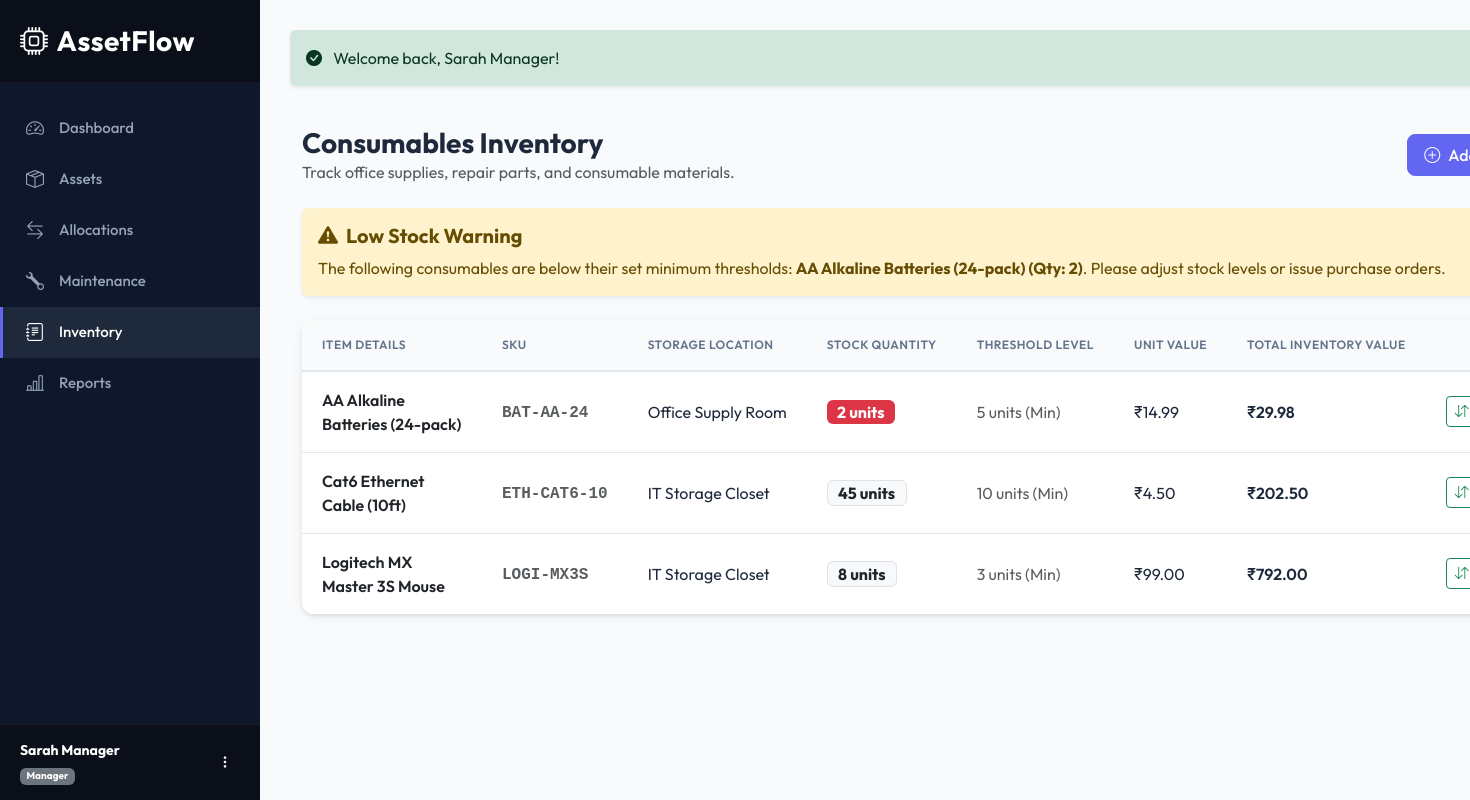
Page /inventory (signed in) on the committed database.
### tables this page shows
CREATE TABLE `inventory` (
  `id` INT AUTO_INCREMENT PRIMARY KEY,
  `name` VARCHAR(150) NOT NULL,
  `sku` VARCHAR(100) NOT NULL UNIQUE,
  `quantity` INT NOT NULL DEFAULT 0,
  `min_threshold` INT NOT NULL DEFAULT 5,
  `unit_price` DECIMAL(12,2) NOT NULL DEFAULT 0.00,
  `location` VARCHAR(150) NOT NULL,
  `created_at` TIMESTAMP DEFAULT CURRENT_TIMESTAMP,
  `updated_at` TIMESTAMP DEFAULT CURRENT_TIMESTAMP ON UPDATE CURRENT_TIMESTAMP
);

### app/core/Controller.php (called while the page is built, shortened)
<?php
abstract class Controller {
    protected function view($view, $data = []) {
        View::render($view, $data);
    }
}

### app/controllers/InventoryController.php (called while the page is built, shortened)
<?php
class InventoryController extends Controller {
    private $invModel;
    public function __construct() {
        $this->invModel = new Inventory();
    }
    public function index() {
        $items = $this->invModel->getAll();
        $this->view('inventory/index', [
            'title' => 'Consumables Inventory',
            'items' => $items
        ]);
    }
}

### public/index.php (called while the page is built, shortened)
<?php
require_once __DIR__ . '/../config/database.php';
require_once __DIR__ . '/../config/session.php';
require_once __DIR__ . '/../config/autoload.php';
if (file_exists(__DIR__ . '/../vendor/autoload.php')) {
    require_once __DIR__ . '/../vendor/autoload.php';
}
$router = new Router();
$router->add('auth/login',           'AuthController@login');
$router->add('auth/register',        'AuthController@register');
$router->add('auth/logout',          'AuthController@logout');
$router->add('auth/forgot-password', 'AuthController@forgotPassword');
$router->add('auth/reset-password',  'AuthController@resetPassword');
$router->add('dashboard',            'DashboardController@index');
$router->add('assets',               'AssetController@index');
$router->add('assets/create',        'AssetController@create');
$router->add('assets/edit',          'AssetController@edit');
$router->add('assets/view',          'AssetController@show');
$router->add('assets/delete',        'AssetController@delete');
$router->add('allocations',          'AllocationController@index');
$router->add('allocations/create',   'AllocationController@create');
$router->add('allocations/return',   'AllocationController@return');
$router->add('maintenance',          'MaintenanceController@index');
$router->add('maintenance/create',   'MaintenanceController@create');
$router->add('maintenance/edit',     'MaintenanceController@edit');
$router->add('inventory',            'InventoryController@index');
$router->add('inventory/create',     'InventoryController@create');
$router->add('inventory/edit',       'InventoryController@edit');
$router->add('reports',              'ReportController@index');
$router->add('reports/valuation',    'ReportController@valuation');
$router->add('reports/maintenance',  'ReportController@maintenance');
$router->add('reports/utilization',  'ReportController@utilization');
$router->add('reports/export',       'ReportController@export');
$router->add('users',                'UserController@index');
$router->add('users/create',         'UserController@create');
$router->add('users/edit',           'UserController@edit');
$router->add('profile',              'UserController@profile');
$router->add('departments',          'DepartmentController@index');
$router->add('departments/create',   'DepartmentController@create');
$router->add('departments/edit',     'DepartmentController@edit');
$router->add('departments/delete',   'DepartmentController@delete');
$router->add('categories',           'CategoryController@index');
$router->add('categories/create',    'CategoryController@create');
$router->add('categories/edit',      'CategoryController@edit');
$router->add('categories/delete',    'CategoryController@delete');
$router->dispatch($_SERVER['REQUEST_URI']);

### app/core/Session.php (called while the page is built, shortened)
<?php
class Session {
    public static function get($key, $default = null) {
        return $_SESSION[$key] ?? $default;
    }
    public static function getRole() {
        return self::get('role');
    }
}

### config/autoload.php (called while the page is built, shortened)
<?php
spl_autoload_register(function ($class) {
    $prefix = 'App\\';
    $baseDir = dirname(__DIR__) . '/app/';
    $len = strlen($prefix);
    $relativeClass = substr($class, $len);
    $file = $baseDir . str_replace('\\', '/', $relativeClass) . '.php';
});

### app/core/Database.php (called while the page is built, shortened)
<?php
class Database {
    private static $instance = null;
    public static function getConnection() {
        if (self::$instance === null) {
            try {
                $dsn = "mysql:host=" . DB_HOST . ";port=" . DB_PORT . ";dbname=" . DB_NAME . ";charset=utf8mb4";
                self::$instance = new PDO($dsn, DB_USER, DB_PASS, [
                    PDO::ATTR_ERRMODE => PDO::ERRMODE_EXCEPTION,
                    PDO::ATTR_DEFAULT_FETCH_MODE => PDO::FETCH_ASSOC,
                    PDO::ATTR_EMULATE_PREPARES => false,
                ]);
            } catch (PDOException $e) {
                die("Critical System Error: Unable to establish database connection. Details: " . $e->getMessage());
            }
        }
        return self::$instance;
    }
}

### app/core/Model.php (called while the page is built, shortened)
<?php
abstract class Model {
    public function __construct() {
        $this->db = Database::getConnection();
    }
}

### app/models/Inventory.php (called while the page is built, shortened)
<?php
class Inventory extends Model {
    public function getAll() {
        $stmt = $this->db->prepare("SELECT * FROM inventory ORDER BY name ASC");
        $stmt->execute();
        return $stmt->fetchAll();
    }
}

### app/views/inventory/index.php (the view, shortened to what this page needs)
<?php
$role = Session::getRole();
?>
<div class="container-fluid py-4">
    <div class="d-flex justify-content-between align-items-center mb-4">
        <div>
            <h1 class="h3 mb-0 fw-bold">Consumables Inventory</h1>
            <p class="text-muted mb-0">Track office supplies, repair parts, and consumable materials.</p>
        </div>
        <?php if ($role === 'Admin' || $role === 'Manager'): ?>
            <a href="<?php echo BASE_URL; ?>/inventory/create" class="btn btn-primary">
                <i class="bi bi-plus-circle me-2"></i>Add Stock Item
            </a>
        <?php endif; ?>
    </div>
    <?php
    $lowStockItems = [];
    foreach ($items as $item) {
        if ($item['quantity'] < $item['min_threshold']) {
            $lowStockItems[] = $item;
        }
    }
    ?>
    <?php if (!empty($lowStockItems)): ?>
        <div class="alert alert-warning border-0 shadow-sm mb-4">
            <h5 class="alert-heading fw-bold"><i class="bi bi-exclamation-triangle-fill me-2"></i>Low Stock Warning</h5>
            <p class="mb-0">The following consumables are below their set minimum thresholds:
                <strong><?php
                    $names = array_map(function($i) { return htmlspecialchars($i['name']) . ' (Qty: ' . $i['quantity'] . ')'; }, $lowStockItems);
                    echo implode(', ', $names);
                ?></strong>. Please adjust stock levels or issue purchase orders.
            </p>
        </div>
    <?php endif; ?>
    <div class="card shadow-sm border-0">
        <div class="card-body p-0">
            <div class="table-responsive">
                <table class="table align-middle mb-0">
                    <thead>
                        <tr>
                            <th>Item Details</th>
                            <th>SKU</th>
                            <th>Storage Location</th>
                            <th>Stock Quantity</th>
                            <th>Threshold Level</th>
                            <th>Unit Value</th>
                            <th>Total Inventory Value</th>
                            <?php if ($role === 'Admin' || $role === 'Manager'): ?>
                                <th class="text-end">Actions</th>
                            <?php endif; ?>
                        </tr>
                    </thead>
                    <tbody>
                        <?php if (empty($items)): ?>
                            <tr>
                                <td colspan="8" class="text-center py-4 text-muted">No inventory items found.</td>
                            </tr>
                        <?php else: ?>
                            <?php foreach ($items as $item): ?>
                                <tr class="<?php echo ($item['quantity'] < $item['min_threshold']) ? 'table-danger-subtle' : ''; ?>">
                                    <td class="text-wrap">
                                        <span class="fw-semibold text-dark d-block"><?php echo htmlspecialchars($item['name']); ?></span>
                                    </td>
                                    <td><strong class="font-monospace text-muted"><?php echo htmlspecialchars($item['sku']); ?></strong></td>
                                    <td><?php echo htmlspecialchars($item['location']); ?></td>
                                    <td>
                                        <span class="badge <?php echo ($item['quantity'] < $item['min_threshold']) ? 'bg-danger text-white' : 'bg-light text-dark border'; ?> fs-6 px-2.5 py-1">
                                            <?php echo htmlspecialchars($item['quantity']); ?> units
                                        </span>
                                    </td>
                                    <td><span class="text-muted"><?php echo htmlspecialchars($item['min_threshold']); ?> units (Min)</span></td>
                                    <td>₹<?php echo htmlspecialchars(number_format($item['unit_price'], 2)); ?></td>
                                    <td class="fw-semibold">₹<?php echo htmlspecialchars(number_format($item['unit_price'] * $item['quantity'], 2)); ?></td>
                                    <?php if ($role === 'Admin' || $role === 'Manager'): ?>
                                        <td class="text-end">
                                            <div class="d-inline-flex align-items-center">
                                                <details class="css-dropdown me-1 d-none d-md-inline-block">
                                                    <summary class="btn btn-sm btn-outline-success py-1 px-2.5">
                                                        <i class="bi bi-arrow-down-up"></i> Adjust
                                                    </summary>
                                                </details>
                                            </div>
                                        </td>
                                    <?php endif; ?>
                                </tr>
                            <?php endforeach; ?>
                        <?php endif; ?>
                    </tbody>
                </table>
            </div>
        </div>
    </div>
</div>

### public/css/style.css (style rules this page uses)
:root { --primary-bg: #f8fafc; --sidebar-bg: #0f172a; --sidebar-hover: #1e293b; --accent-color: #6366f1; --accent-hover: #4f46e5; --card-shadow: 0 4px 20px -2px rgba(0, 0, 0, 0.05), 0 2px 5px -1px rgba(0, 0, 0, 0.03); --hover-transition: all 0.25s cubic-bezier(0.4, 0, 0.2, 1); --text-main: #1e293b; --text-muted: #64748b; --border-color: #e2e8f0; }
body { font-family: 'Outfit', -apple-system, BlinkMacSystemFont, "Segoe UI", Roboto, sans-serif; background-color: var(--primary-bg); color: var(--text-main); overflow-x: hidden; }
.card { border: none; border-radius: 12px; box-shadow: var(--card-shadow); transition: var(--hover-transition); background: #fff; }
.table-responsive { border-radius: 12px; overflow: hidden; box-shadow: var(--card-shadow); background: #fff; }
.table { margin-bottom: 0; }
.table th { background-color: #f8fafc; color: var(--text-muted); font-weight: 600; text-transform: uppercase; font-size: 12px; letter-spacing: 0.5px; padding: 16px 20px; border-bottom: 2px solid var(--border-color); }
.table td { padding: 16px 20px; vertical-align: middle; color: var(--text-main); border-bottom: 1px solid var(--border-color); }
.table tr:last-child td { border-bottom: none; }
.btn-primary { background-color: var(--accent-color); border-color: var(--accent-color); font-weight: 500; padding: 8px 16px; border-radius: 8px; transition: var(--hover-transition); }
details.css-dropdown { position: relative; display: inline-block; }
details.css-dropdown summary { list-style: none; cursor: pointer; outline: none; }
.table th, .table td { white-space: nowrap; }
.table td.text-wrap, .table td.text-normal, .table td.wrap-column, .table .text-wrap { white-space: normal !important; min-width: 180px; max-width: 320px; }

### rows in the picture
inventory: implode(', ', $names) "AA Alkaline Batteries (24-pack) (Qty: 2)", name "AA Alkaline Batteries (24-pack)", sku "BAT-AA-24", location "Office Supply Room", quantity "2", min_threshold "5", unit_price "14.99", $item['unit_price'] * $item['quantity'] "29.98"
inventory: name "Cat6 Ethernet Cable (10ft)", sku "ETH-CAT6-10", location "IT Storage Closet", quantity "45", min_threshold "10", unit_price "4.50", $item['unit_price'] * $item['quantity'] "202.50"
inventory: name "Logitech MX Master 3S Mouse", sku "LOGI-MX3S", location "IT Storage Closet", quantity "8", min_threshold "3", unit_price "99.00", $item['unit_price'] * $item['quantity'] "792.00"

### other values in the picture
$userName "Sarah Manager"
$role "Manager"
Session::getFlash('success') "Welcome back, Sarah Manager!"
